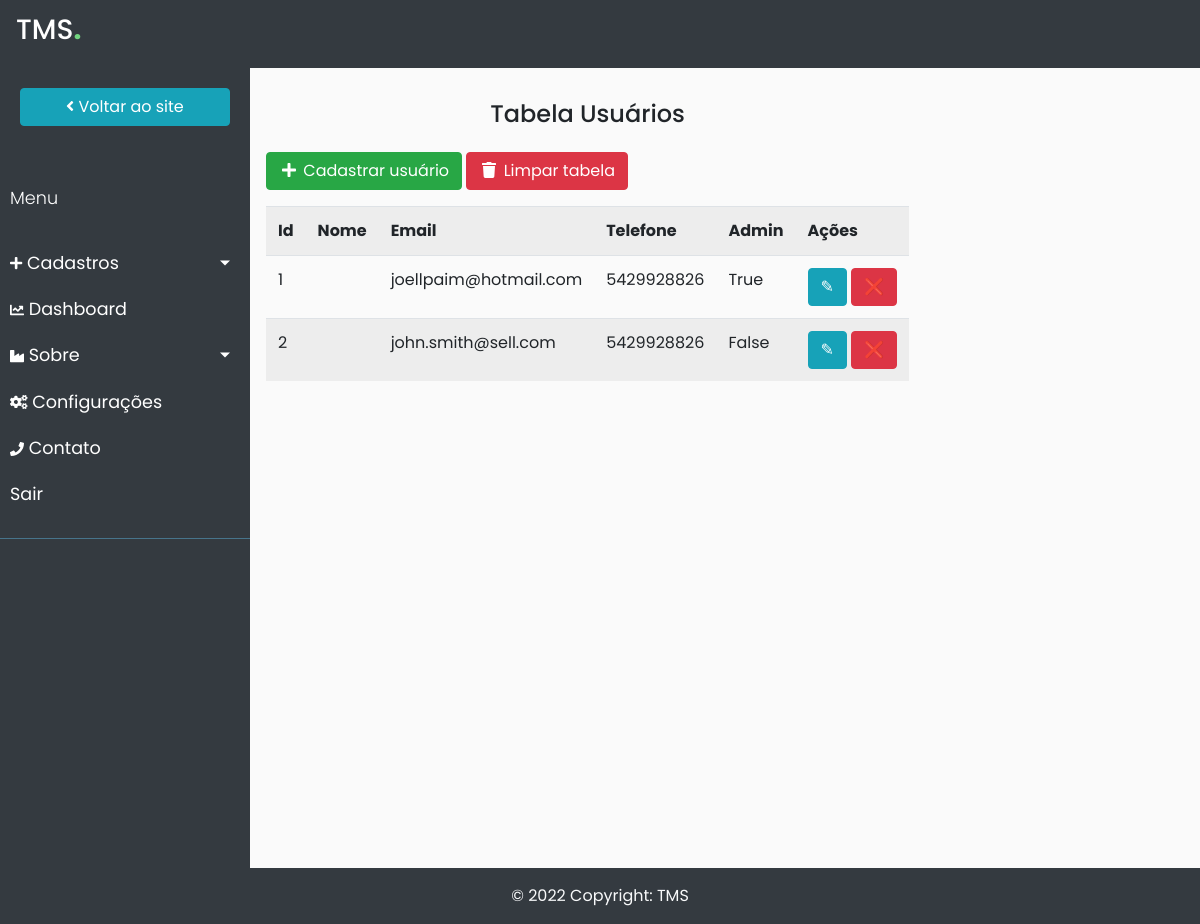
Page /admin/users (signed in) on the committed database.
### app/db_models.py (models this page shows)
class User(UserMixin, db.Model):
	__tablename__ = "users"
	id = db.Column(db.Integer, primary_key=True)
	first_name = db.Column(db.String(50), nullable=False)
	last_name = db.Column(db.String(50), nullable=False)
	email = db.Column(db.String(50), nullable=False)
	phone = db.Column(db.String(50), nullable=False)
	password = db.Column(db.String(250), nullable=False)
	admin = db.Column(db.Boolean, nullable=True, default=False)
	profile_id = db.Column(db.Integer, db.ForeignKey('profiles.id'), nullable=True)

### app/funcs.py (the view)
	def wrapper(*args, **kwargs):
		if current_user.is_authenticated and current_user.admin == 1:
			return func(*args, **kwargs)
		else:
			return "Você não está autorizado a acessar esta URL."

### app/__init__.py (called while the page is built)
@app.context_processor
def inject_now():
	return {'now': datetime.utcnow()}

@login_manager.user_loader
def load_user(user_id):
	return User.query.get(user_id)

### app/admin/routes.py (called while the page is built)
@admin.route('/users')
@admin_only
def users():
    users = User.query.all()
    return render_template("admin/users.html", users=users)

### app/funcs.py (called while the page is built)
def admin_only(func):
	def wrapper(*args, **kwargs):
		if current_user.is_authenticated and current_user.admin == 1:
			return func(*args, **kwargs)
		else:
			return "Você não está autorizado a acessar esta URL."
	wrapper.__name__ = func.__name__
	return wrapper

### app/admin/templates/admin/users.html (shortened to what this page needs)
{% extends "admin/base.html" %}
{% block content %}
    {% if not users %}
		<div class="container mg-3 p-3">
			<a href="{{ url_for('admin.adminregister') }}" class="btn btn-success">
				<i class="fas fa-plus fa-fw"></i>
				Cadastrar usuário
			</a>
			<a href="{{ url_for('admin.cleartable',type='users') }}" class="btn btn-danger">
				<i class="fas fa-trash fa-fw"></i>
				Limpar tabela
			</a>
		</div>
		<div class="flash-error">Não há usuários cadastrados.</div>
	{% else %}
	<div class="container mg-3 p-3">
		<h4 class="text-center p-3">Tabela Usuários</h4>
			<a href="{{ url_for('admin.adminregister') }}" class="btn btn-success">
				<i class="fas fa-plus fa-fw"></i>
				Cadastrar usuário
			</a>
			<a href="{{ url_for('admin.cleartable',type='users') }}" class="btn btn-danger">
				<i class="fas fa-trash fa-fw"></i>
				Limpar tabela
			</a>
		<div class="mt-3">
			<table class="table table-striped tabela-responsiva">
				<tr>
					<th scope="col">Id</th>
					<th scope="col">Nome</th>
					<th scope="col">Email</th>
					<th scope="col">Telefone</th>
					<th scope="col">Admin</th>
					<th scope="col">Ações</th>
				</tr>
    {% for user in users %}
				<tr>
					<td scope="row">{{ user.id }}</td>
					<td>{{ user.name }}</td>
					<td>{{ user.email }}</td>
					<td>{{ user.phone }}</td>
					<td>{{ user.admin }}</td>
					<td>
						<a class="btn btn-info" href="{{ url_for('admin.edit', type='user', id=user.id) }}">&#9998;</a>
						<a class="btn btn-danger" href="{{ url_for('admin.delete', type='user', id=user.id) }}">&#10060;</a>
					</td>
				</tr>
    {% endfor %}
    		</table>
		</div>
	</div>
	{% endif %}
{% endblock %}

### app/admin/static/styles.css (style rules this page uses)
body { max-width: 100%; }

### app/admin/static/sidebar.css (style rules this page uses)
body { font-family: 'Poppins', sans-serif; background: #fafafa; }
a, a:hover, a:focus { color: inherit; text-decoration: none; transition: all 0.3s; }

### rows in the picture
User: id "1", email "joellpaim@hotmail.com", phone "5429928826", admin "True"
User: id "2", email "john.smith@sell.com", phone "5429928826", admin "False"
